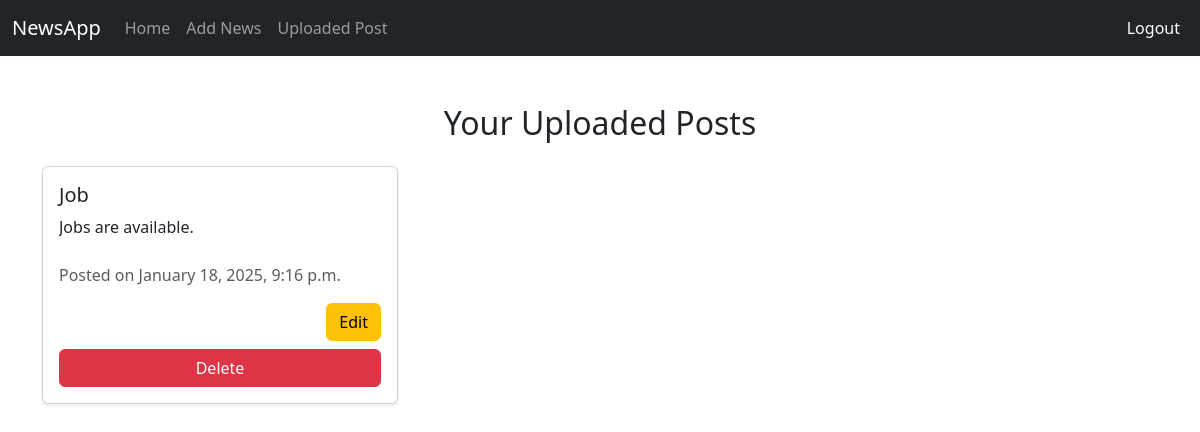
/uploaded-post/ (signed in), run on the app's committed database.
### newsapp/models.py (models this page shows, shortened)
class NewsPost(models.Model):
    user = models.ForeignKey(to=User, on_delete=models.CASCADE)
    title = models.CharField(max_length=300)
    desc = models.TextField()
    uploaded_at = models.DateTimeField(auto_now_add=True)

### newsapp/views.py (the view, shortened to what this page needs)
# urls.py: path('uploaded-post/', views.uploadedPost, name='uploaded_post'),
@login_required
def uploadedPost(request):
    uploaded_news = NewsPost.objects.filter(user=request.user)
    return render(request, 'uploaded_post.html', {'news': uploaded_news})

### newsapp/templates/uploaded_post.html (shortened to what this page needs)
{% extends "base.html" %}
{% block content %}
<div class="container mt-5">
    <h2 class="text-center mb-4">Your Uploaded Posts</h2>
    {% if news %}
        <div class="row">
            {% for post in news %}
                <div class="col-md-4 mb-4">
                    <div class="card h-100 shadow-sm">
                        <div class="card-body d-flex flex-column">
                            <h5 class="card-title">{{ post.title }}</h5>
                            <p class="card-text flex-grow-1 overflow-hidden" style="max-height: 100px; overflow: hidden;">
                                {{ post.desc|truncatewords:20 }}
                            </p>
                            <p class="text-muted mt-2">Posted on {{ post.uploaded_at|date:"F j, Y, g:i a" }}</p>
                            <div class="mt-auto">
                                <a href="{% url 'news_edit' post.pk %}" class="btn btn-warning float-end">Edit</a>
                            </div>
                            <div class="mt-2">
                                <form action="{% url 'uploaded_post' %}" method="POST">
                                    <button type="submit" class="btn btn-danger w-100">Delete</button>
                                </form>
                            </div>
                        </div>
                    </div>
                </div>
            {% endfor %}
        </div>
    {% else %}
        <p class="text-center">You have not uploaded any posts yet.</p>
    {% endif %}
</div>
{% endblock content %}

### data on the page
NewsPost: title "Job", desc "Jobs are available.", uploaded_at "January 18, 2025, 9:16 p.m."
